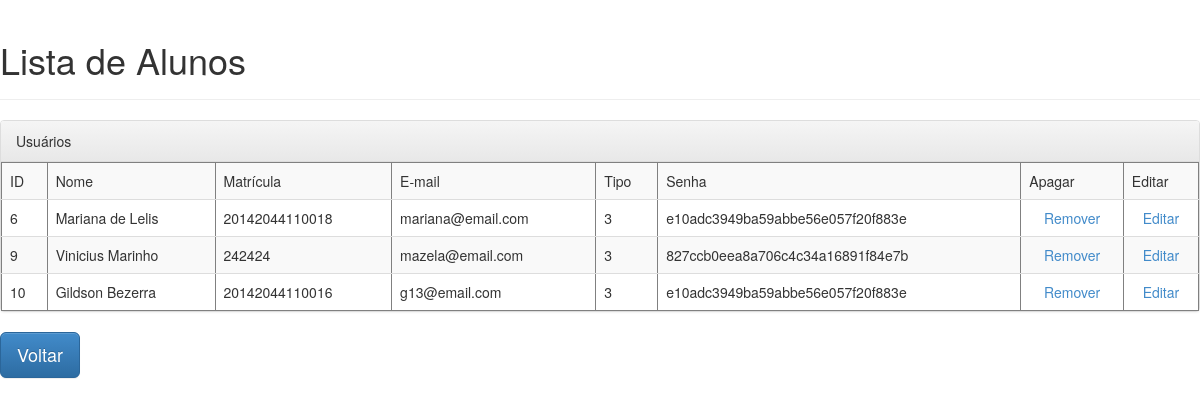
/lista_aluno, run on the app's committed database.
### projeto/models.py (models this page shows, shortened)
class Usuario(db.Model):
	__tablename__ = 'usuario'
	_id = db.Column(db.Integer, primary_key=True, autoincrement=True)
	usuario = db.Column(db.String(50), unique=True)
	matricula = db.Column(db.String, unique=True)
	email = db.Column(db.String, unique=True)
	senha = db.Column(db.String(32))
	role = db.Column(db.Integer)
	ativo = db.Column(db.Boolean)

### projeto/views/home.py (the view)
@home.route("/lista_aluno")
def lista_aluno():
	usuarios = Usuario.query.filter(Usuario.role==3)
	return render_template("home/lista_aluno.html", usuarios=usuarios)

### projeto/templates/home/lista_aluno.html (shortened to what this page needs)
<!DOCTYPE html>
<html>
	<head>
		<link rel="stylesheet" href="static/css/bootstrap.min.css">
		<link rel="stylesheet" href="static/css/bootstrap-theme.min.css">
	<body>
		<div class="page-header">
			<h1>Lista de Alunos</h1>
		</div>
    <div class="panel panel-default">
      <div class="panel-heading">Usuários</div>
        <table class="table table-striped" border="1">
          <tr>
          <td>ID</td>
          <td>Nome</td>
          <td>Matrícula</td>
          <td>E-mail</td>
          <td>Tipo</td>
          <td>Senha</td>
          <td>Apagar</td>
          <td>Editar</td>
        </tr>
        {% for usuario in usuarios %}
          <tr>
            <td>{{ usuario._id }}</td>
            <td>{{ usuario.usuario }}</td>
            <td>{{ usuario.matricula }}</td>
            <td>{{ usuario.email }}</td>
            <td>{{ usuario.role }}</td>
            <td>{{ usuario.senha}}</td>
            <td><center><a href="/excluir/{{ usuario._id }}">Remover</a></center></td>
            <td><center><a href="/atualizar/{{ usuario._id }}">Editar</a></center></td>
          </tr>
        {% endfor %}
        </table>
      </div>
		<a class="btn btn-primary btn-lg" href="{{ url_for('home.login') }}" role="button">Voltar</a>
	</body>
</html>

### data on the page
Usuario: _id "6", usuario "Mariana de Lelis", matricula "20142044110018", email "mariana@email.com", role "3", senha "e10adc3949ba59abbe56e057f20f883e"
Usuario: _id "9", usuario "Vinicius Marinho", matricula "242424", email "mazela@email.com", role "3", senha "827ccb0eea8a706c4c34a16891f84e7b"
Usuario: _id "10", usuario "Gildson Bezerra", matricula "20142044110016", email "g13@email.com", role "3", senha "e10adc3949ba59abbe56e057f20f883e"
